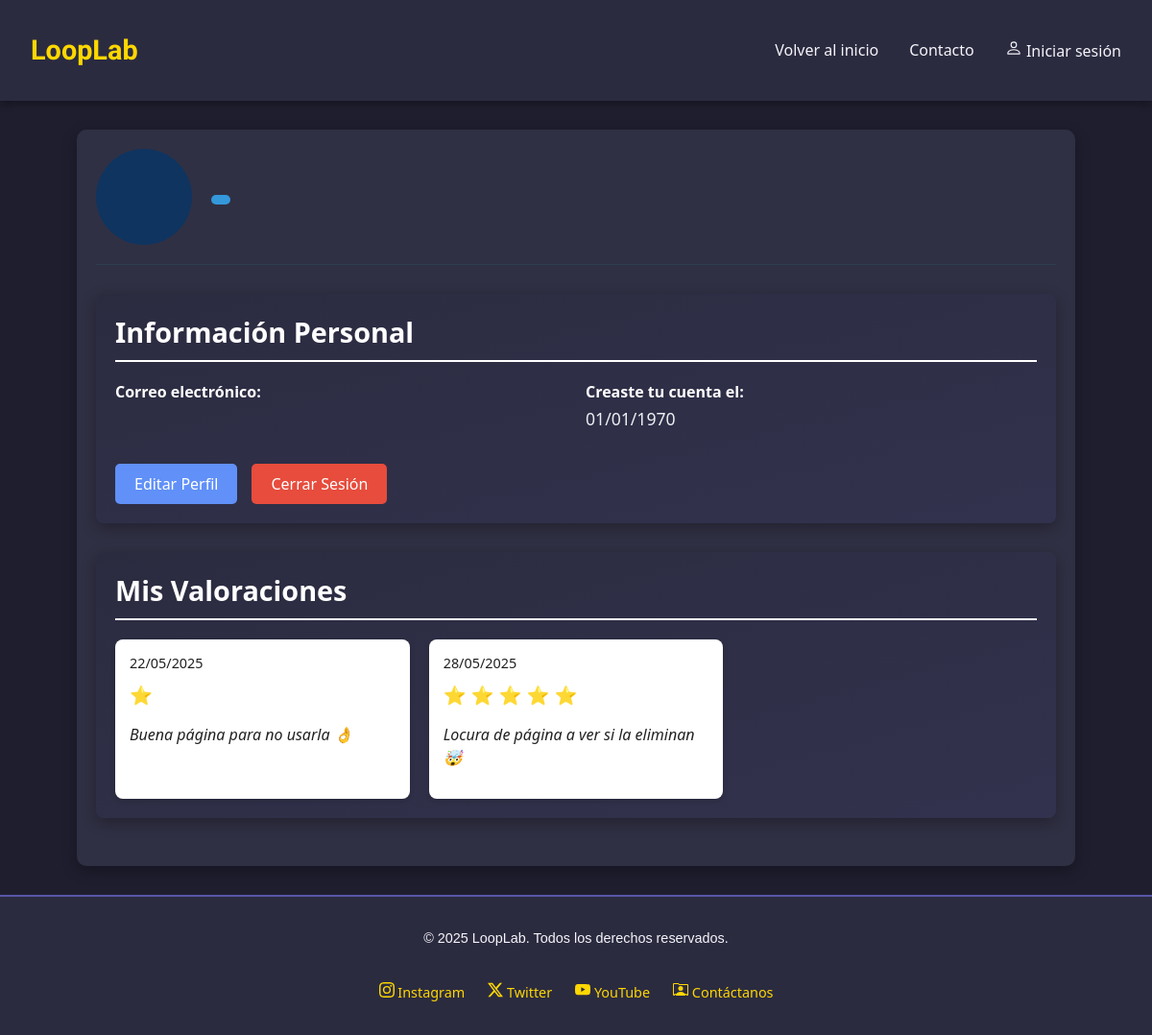
Screenshot of /public/usuarios/profile.php with the database file from the repository.
### tables this page shows
CREATE TABLE `valoraciones` (
  `id` int(11) NOT NULL,
  `comentario` text DEFAULT NULL,
  `fecha_valoracion` date DEFAULT current_timestamp(),
  `num_valoracion` int(11) DEFAULT NULL,
  `id_usuario` int(11) DEFAULT NULL
);

### app/Core/Response.php (called while the page is built, shortened)
<?php
class Response
{
    public static function view(string $view, array $data = []): void
    {
        extract($data);
        $content = self::loadView($view, $data);
    }
    public static function loadView(string $view, array $data = []): string
    {
        $filePath = self::getViewPath($view);
        extract($data);
        require $filePath;
        $html = ob_get_clean();
        return $html;
    }
    private static function getViewPath(string $view): string
    {
        $ds = DIRECTORY_SEPARATOR;
        $basePath = __DIR__ . "{$ds}..{$ds}..{$ds}resources{$ds}views{$ds}";
        $viewPath = str_replace('.', $ds, $view);
        $phpPath = $basePath . "{$viewPath}.php";
        if (file_exists($phpPath)) {
            return $phpPath;
        }
        throw new \RuntimeException("La vista '{$view}' no fue encontrada.");
    }
}

### app/Core/helpers.php (called while the page is built, shortened)
<?php
function request(): Request
{
    static $instance = null;
    if ($instance === null) {
        $instance = new Request();
    }
    return $instance;
}
function session(): Session
{
    static $instance = null;
    if ($instance === null) {
        $instance = new Session();
    }
    return $instance;
}
function view(string $view, array $data = []): void
{
    Response::view($view, $data);
}

### public/usuarios/profile.php (called while the page is built, shortened)
<?php
require_once __DIR__ . "/../../app/Http/Controllers/UsuarioController.php";
$usuarioController = new UsuarioController();
$usuario = $usuarioController->getCurrentUser();
$valoraciones = $usuarioController->getUserValorations();
view('usuarios/profile', [
    'usuario' => $usuario,
    'valoraciones' => $valoraciones,
    'title' => 'Mi Perfil - LoopLab'
]);

### app/Core/Session.php (called while the page is built, shortened)
<?php
class Session {
    public function get(string $key, $default = null) {
        return $_SESSION[$key] ?? $default;
    }
}

### app/Core/Auth.php (called while the page is built, shortened)
<?php
class Auth {
    public static function user(): ?array {
        return session()->get('user');
    }
    public static function id(): ?int {
        $user = self::user();
        return $user ? $user['id'] : null;
    }
}

### app/Http/Controllers/UsuarioController.php (called while the page is built, shortened)
<?php
class UsuarioController
{
    public function getCurrentUser()
    {
        $userId = Auth::id();
        return Usuario::find($userId);
    }
    public function getUserValorations()
    {
        $userId = Auth::id();
        return Valoracion::where('id_usuario', $userId)->get();
    }
}

### app/Core/Model.php (called while the page is built, shortened)
<?php
abstract class Model
{
    protected static string $table;
    protected static array $fillable;
    protected static array $aggregates;
    protected static array $pivots;
    public static function getTable(){
        return static::$table ?? "";
    }
    public static function getFillable(){
        return static::$fillable ?? [];
    }
    public static function getAggregates(){
        return static::$aggregates ?? [];
    }
    public static function getPivots(){
        return static::$pivots ?? [];
    }
    public static function where(string $column, mixed $operator = "=", mixed $value = null): QueryBuilder
    {
        if (func_num_args() === 2) {
            $value = $operator;
            $operator = "=";
        }
        $qb = new QueryBuilder(static::class);
        return $qb->where($column, $operator, $value);
    }
    public static function find($id): ?static
    {
        $id = (int) $id;
        $sql = "SELECT * FROM " . static::$table . " WHERE id = ?";
        $params = [$id];
        $result = DB::selectOne(static::class, $sql, $params);
        return $result;
    }
}

### app/Core/DB.php (called while the page is built, shortened)
<?php
class DB
{
    private static ?\PDO $connection = null;
    public static function connection(): \PDO
    {
        if (self::$connection === null) {
            $dbHost = DB_HOST;
            $dbName = DB_NAME;
            $dbUser = DB_USER;
            $dbPass = DB_PASS;
            $dsn = "mysql:host=$dbHost;dbname=$dbName;charset=utf8mb4";
            self::$connection = new \PDO($dsn, $dbUser, $dbPass);
        }
        return self::$connection;
    }
    public static function select(string $modelName, string $sql, array $params = []): array
    {
        $stmt = self::prepare($sql, $params);
        $stmt->execute();
        $models = [];
        while ($row = $stmt->fetch(\PDO::FETCH_ASSOC)) {
            $model = new $modelName();
            $model->id = $row['id'];
            foreach ($model::getFillable() as $field) {
                if (isset($row[$field])) {
                    $model->$field = $row[$field];
                }
            }
            $models[] = $model;
        }
        return $models;
    }
    public static function selectOne(string $modelName, string $sql, array $params = []): ?object
    {
        $models = DB::select($modelName, $sql, $params);
        return !empty($models) ? $models[0] : null;
    }
    private static function prepare(string $sql, array $params = []): \PDOStatement
    {
        $db = self::connection();
        $stmt = $db->prepare($sql);
        if (!empty($params)) {
            if (array_is_list($params)) {
                foreach ($params as $key => $value) {
                    $stmt->bindValue($key + 1, $value, is_int($value) ? \PDO::PARAM_INT : \PDO::PARAM_STR);
                }
            } else {
                foreach ($params as $key => $value) {
                    $stmt->bindValue($key, $value, is_int($value) ? \PDO::PARAM_INT : \PDO::PARAM_STR);
                }
            }
        }
        return $stmt;
    }
}

### app/Core/QueryBuilder.php (called while the page is built, shortened)
<?php
class QueryBuilder {
    private string $modelName;
    private string $table;
    private string $whereClause = "";
    private ?string $sql;
    private array $params;
    private bool $namedPlaceholders = true;
    public function __construct(string $modelName, ?string $sql = null, array $params = []) {
        $this->modelName = $modelName;
        $this->table = $modelName::getTable();
        $this->sql = $sql;
        $this->params = $params;
        $this->namedPlaceholders = empty($params) || !array_is_list($params);
    }
    public function where(string $column, string $operator = "=", mixed $value = null): self {
        $prefix = ($this->whereClause || str_contains(strtoupper($this->sql ?? ''), "WHERE")) ? " AND" : " WHERE";
        if ($value === null) {
            $operator = $operator === "=" ? "IS" : "IS NOT";
            $this->whereClause .= "$prefix $column $operator NULL";
        } else if($this->namedPlaceholders){
            $this->whereClause .= "$prefix $column $operator :$column";
            $this->params[":$column"] = $value;
        } else {
            $this->whereClause .= "$prefix $column $operator ?";
            $this->params[] = $value;
        }
        return $this;
    }
    private function build(): void
    {
        if(!$this->sql)
            $this->sql = "SELECT * FROM {$this->table}";
        if ($this->whereClause) {
            $this->sql .= $this->whereClause;
        }
    }
    public function get(): array {
        return DB::select($this->modelName, $this->sql, $this->params);
    }
}

### resources/views/usuarios/profile.php (the view, shortened to what this page needs)
<div class="profile-container">
    <div class="profile-header">
        <div class="profile-avatar">
        </div>
        <div class="profile-title">
            <div class="user-role <?php echo $usuario->role === 'admin' ? 'role-admin' : 'role-user'; ?>">
            </div>
        </div>
    </div>
    <div class="profile-section">
        <h2>Información Personal</h2>
        <div class="info-grid">
            <div class="info-item">
                <span class="info-label">Correo electrónico:</span>
            </div>
            <div class="info-item">
                <span class="info-label">Creaste tu cuenta el:</span>
                <span class="info-value"><?php echo date('d/m/Y', strtotime($usuario->fecha_creacion)); ?></span>
            </div>
        </div>
        <div class="action-buttons">
            <a href="<?php echo BASE_URL . '/usuarios/edit.php'; ?>" class="btn btn-edit">Editar Perfil</a>
            <a href="<?php echo BASE_URL . '/auth/logout.php'; ?>" class="btn btn-danger">Cerrar Sesión</a>
        </div>
    </div>
    <div class="profile-section">
        <h2>Mis Valoraciones</h2>
        <?php if (empty($valoraciones)): ?>
            <p>Aún no has realizado ninguna valoración.</p>
        <?php else: ?>
            <div class="valoraciones-container">
                <?php foreach ($valoraciones as $valoracion): ?>
                    <div class="valoracion-card">
                        <div class="valoracion-fecha"><?php echo date('d/m/Y', strtotime($valoracion->fecha_valoracion)); ?></div>
                        <div class="valoracion-estrellas">
                            <?php for ($i = 0; $i < $valoracion->num_valoracion; $i++): ?>
                                ⭐
                            <?php endfor; ?>
                        </div>
                        <p class="valoracion-comentario"><i><?php echo htmlspecialchars($valoracion->comentario); ?></i></p>
                    </div>
                <?php endforeach; ?>
            </div>
        <?php endif; ?>
    </div>
</div>

### public/css/profile.css (style rules this page uses)
html, body { height: 100%; margin: 0; }
html { scroll-behavior: smooth; }
body { font-family: "Segoe UI", Tahoma, Geneva, Verdana, sans-serif; margin: 0; padding: 0; background-color: #1e1e2f; color: #f4f4f9; overflow-x: hidden; animation: opacity 2s ease; }
.profile-container { max-width: 1000px; margin: 30px auto; padding: 20px; background-color: #303044; border-radius: 10px; box-shadow: 0 5px 15px rgba(0, 0, 0, 0.3); }
.profile-header { display: flex; align-items: center; margin-bottom: 30px; padding-bottom: 20px; border-bottom: 1px solid #2c3e50; }
.profile-avatar { width: 100px; height: 100px; background-color: #0f3460; border-radius: 50%; display: flex; align-items: center; justify-content: center; margin-right: 20px; font-size: 40px; color: #fff; }
.profile-title { flex-grow: 1; }
.user-role { display: inline-block; padding: 5px 10px; border-radius: 20px; font-size: 0.9rem; font-weight: bold; margin-top: 5px; }
.role-user { background-color: #3498db; color: #fff; }
.profile-section { background: linear-gradient(to bottom right, #2b2b40, #32324e); border-radius: 8px; padding: 20px; margin-bottom: 30px; box-shadow: 0 5px 15px rgba(0, 0, 0, 0.3); }
.profile-section h2 { color: #ffffff; font-size: 1.8rem; margin-top: 0; margin-bottom: 20px; border-bottom: 2px solid #ffffff; padding-bottom: 10px; }
.info-grid { display: grid; grid-template-columns: 1fr 1fr; gap: 20px; }
.info-item { margin-bottom: 15px; }
.info-label { font-weight: bold; color: #ffffff; display: block; margin-bottom: 5px; }
.info-value { color: #ecf0f1; font-size: 1.1rem; }
.action-buttons { display: flex; gap: 15px; margin-top: 20px; }
.btn { display: inline-block; padding: 10px 20px; border: none; border-radius: 5px; font-size: 1rem; cursor: pointer; text-decoration: none; transition: all 0.3s ease; }
.btn-edit { background-color: #6090f8; color: white; }
.btn-danger { background-color: #e74c3c; color: white; }
.valoraciones-container { display: grid; grid-template-columns: repeat(auto-fill, minmax(300px, 1fr)); gap: 20px; }
.valoracion-card { background-color: #ffffff; border-radius: 8px; padding: 15px; box-shadow: 0 2px 5px rgba(0, 0, 0, 0.2); transition: transform 0.3s ease; }
.valoracion-fecha { color: hwb(0 13% 87%); font-size: 0.9rem; margin-bottom: 10px; }
.valoracion-estrellas { color: #f1c40f; font-size: 1.2rem; margin-bottom: 10px; }
.valoracion-comentario { color: hwb(0 13% 87%); font-size: 1rem; line-height: 1.5; }

### rows the page displays
valoraciones: fecha_valoracion "22/05/2025", num_valoracion 1 (drawn), comentario "Buena página para no usarla 👌"
valoraciones: fecha_valoracion "28/05/2025", num_valoracion 5 (drawn), comentario "Locura de página a ver si la eliminan 🤯"

### other values shown
date('d/m/Y', strtotime($usuario->fecha_creacion)) "01/01/1970"
